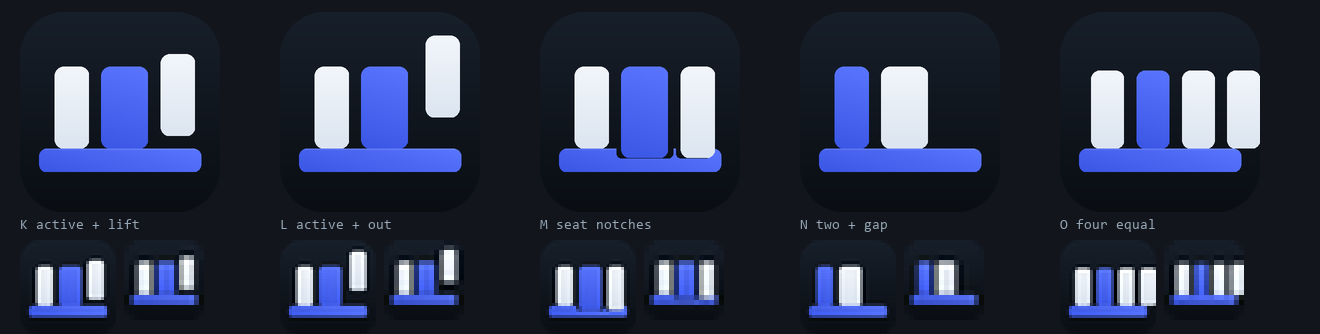

Write Python code to recreate this figure.
"""Scratch: third pass — combine the row with an active module and a hot-swap cue."""

from __future__ import annotations

import sys
from pathlib import Path

from PIL import Image, ImageDraw, ImageFont

HERE = Path(__file__).resolve().parent
src = (HERE / "generate.py").read_text(encoding="utf-8")
ns: dict = {"__name__": "gen", "__file__": str(HERE / "generate.py")}
sys.modules["gen"] = type(sys)("gen")
exec(compile(src, "generate.py", "exec"), ns)  # noqa: S102

RRect, Spec, render = ns["RRect"], ns["Spec"], ns["render"]

RAIL = RRect((96, 700, 928, 820), 40, "cobalt", highlight=(6, 28))

VARIANTS = {
    "K active + lift": (
        RAIL,
        RRect((176, 280, 352, 700), 48, "face"),
        RRect((416, 280, 656, 700), 48, "cobalt"),
        RRect((720, 216, 896, 636), 48, "face"),
    ),
    "L active + out": (
        RAIL,
        RRect((176, 280, 352, 700), 48, "face"),
        RRect((416, 280, 656, 700), 48, "cobalt"),
        RRect((744, 120, 920, 540), 48, "face"),
    ),
    "M seat notches": (
        RRect(
            (96, 700, 928, 820),
            40,
            "cobalt",
            punch=((392, 676, 680, 748, 24), (696, 676, 872, 748, 24)),
            highlight=(6, 28),
        ),
        RRect((176, 280, 352, 700), 48, "face"),
        RRect((416, 280, 656, 748), 48, "cobalt"),
        RRect((720, 280, 896, 748), 48, "face"),
    ),
    "N two + gap": (
        RAIL,
        RRect((176, 280, 352, 700), 48, "cobalt"),
        RRect((416, 280, 656, 700), 48, "face"),
    ),
    "O four equal": (
        RAIL,
        RRect((160, 300, 328, 700), 44, "face"),
        RRect((392, 300, 560, 700), 44, "cobalt"),
        RRect((624, 300, 792, 700), 44, "face"),
        RRect((856, 300, 1024, 700), 44, "face"),
    ),
}

FONT = ImageFont.truetype("C:/Windows/Fonts/consola.ttf", 14)
cell, gap = 240, 20
cols = 5
sheet = Image.new("RGB", (gap + cols * (cell + gap), 14 + 200 + 120), (18, 22, 28))
d = ImageDraw.Draw(sheet)
for i, (name, shapes) in enumerate(VARIANTS.items()):
    spec = Spec(id="x", name=name, claim="", geometry="", shapes=shapes, says=(), unclear=())
    x = gap + i * (cell + gap)
    big = render(spec, 200)
    sheet.paste(big, (x, 12), big)
    d.text((x, 12 + 200 + 6), name, font=FONT, fill=(150, 165, 180))
    xx = x
    for s in (32, 16):
        im = render(spec, s)
        z = 3 if s == 32 else 5
        zoom = im.resize((s * z, s * z), Image.NEAREST)
        sheet.paste(zoom, (xx, 12 + 200 + 28), zoom)
        xx += s * z + 8
sheet.save(HERE / "_sweep.png")
print("ok")
